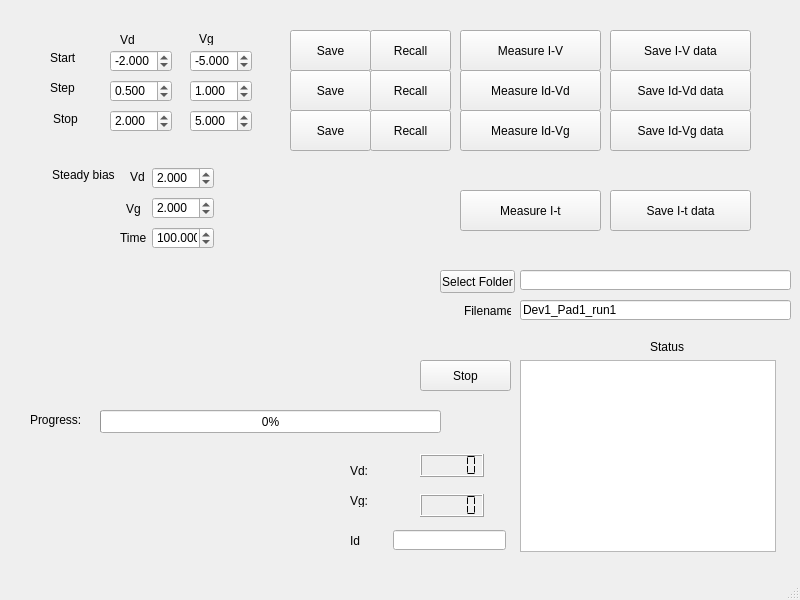
<?xml version="1.0" encoding="UTF-8"?>
<ui version="4.0">
 <class>MainWindow</class>
 <widget class="QMainWindow" name="MainWindow">
  <property name="geometry">
   <rect>
    <x>0</x>
    <y>0</y>
    <width>800</width>
    <height>600</height>
   </rect>
  </property>
  <property name="windowTitle">
   <string>FET Measurement v3</string>
  </property>
  <widget class="QWidget" name="centralwidget">
   <widget class="QPushButton" name="pushButton_iv">
    <property name="geometry">
     <rect>
      <x>460</x>
      <y>30</y>
      <width>141</width>
      <height>41</height>
     </rect>
    </property>
    <property name="text">
     <string>Measure I-V</string>
    </property>
   </widget>
   <widget class="QLabel" name="label">
    <property name="geometry">
     <rect>
      <x>120</x>
      <y>30</y>
      <width>46</width>
      <height>20</height>
     </rect>
    </property>
    <property name="text">
     <string>Vd</string>
    </property>
   </widget>
   <widget class="QLabel" name="label_5">
    <property name="geometry">
     <rect>
      <x>199</x>
      <y>32</y>
      <width>46</width>
      <height>13</height>
     </rect>
    </property>
    <property name="text">
     <string>Vg</string>
    </property>
   </widget>
   <widget class="QLabel" name="label_6">
    <property name="geometry">
     <rect>
      <x>50</x>
      <y>50</y>
      <width>31</width>
      <height>16</height>
     </rect>
    </property>
    <property name="text">
     <string>Start</string>
    </property>
   </widget>
   <widget class="QLabel" name="label_7">
    <property name="geometry">
     <rect>
      <x>50</x>
      <y>80</y>
      <width>31</width>
      <height>16</height>
     </rect>
    </property>
    <property name="text">
     <string>Step</string>
    </property>
   </widget>
   <widget class="QLabel" name="label_8">
    <property name="geometry">
     <rect>
      <x>53</x>
      <y>111</y>
      <width>31</width>
      <height>16</height>
     </rect>
    </property>
    <property name="text">
     <string>Stop</string>
    </property>
   </widget>
   <widget class="QProgressBar" name="progressBar">
    <property name="geometry">
     <rect>
      <x>100</x>
      <y>410</y>
      <width>341</width>
      <height>23</height>
     </rect>
    </property>
    <property name="value">
     <number>0</number>
    </property>
   </widget>
   <widget class="QLabel" name="label_progress">
    <property name="geometry">
     <rect>
      <x>30</x>
      <y>410</y>
      <width>61</width>
      <height>20</height>
     </rect>
    </property>
    <property name="text">
     <string>Progress:</string>
    </property>
   </widget>
   <widget class="QDoubleSpinBox" name="doubleSpinBox_vd_start">
    <property name="geometry">
     <rect>
      <x>110</x>
      <y>50</y>
      <width>62</width>
      <height>22</height>
     </rect>
    </property>
    <property name="decimals">
     <number>3</number>
    </property>
    <property name="minimum">
     <double>-50.000000000000000</double>
    </property>
    <property name="maximum">
     <double>50.000000000000000</double>
    </property>
    <property name="singleStep">
     <double>0.001000000000000</double>
    </property>
    <property name="value">
     <double>-2.000000000000000</double>
    </property>
   </widget>
   <widget class="QDoubleSpinBox" name="doubleSpinBox_vd_step">
    <property name="geometry">
     <rect>
      <x>110</x>
      <y>80</y>
      <width>62</width>
      <height>22</height>
     </rect>
    </property>
    <property name="decimals">
     <number>3</number>
    </property>
    <property name="minimum">
     <double>-10.000000000000000</double>
    </property>
    <property name="maximum">
     <double>10.000000000000000</double>
    </property>
    <property name="singleStep">
     <double>0.001000000000000</double>
    </property>
    <property name="value">
     <double>0.500000000000000</double>
    </property>
   </widget>
   <widget class="QDoubleSpinBox" name="doubleSpinBox_vd_stop">
    <property name="geometry">
     <rect>
      <x>110</x>
      <y>110</y>
      <width>62</width>
      <height>22</height>
     </rect>
    </property>
    <property name="decimals">
     <number>3</number>
    </property>
    <property name="minimum">
     <double>-50.000000000000000</double>
    </property>
    <property name="maximum">
     <double>50.000000000000000</double>
    </property>
    <property name="singleStep">
     <double>0.001000000000000</double>
    </property>
    <property name="value">
     <double>2.000000000000000</double>
    </property>
   </widget>
   <widget class="QDoubleSpinBox" name="doubleSpinBox_vg_start">
    <property name="geometry">
     <rect>
      <x>190</x>
      <y>50</y>
      <width>62</width>
      <height>22</height>
     </rect>
    </property>
    <property name="decimals">
     <number>3</number>
    </property>
    <property name="minimum">
     <double>-50.000000000000000</double>
    </property>
    <property name="maximum">
     <double>50.000000000000000</double>
    </property>
    <property name="singleStep">
     <double>0.001000000000000</double>
    </property>
    <property name="value">
     <double>-5.000000000000000</double>
    </property>
   </widget>
   <widget class="QDoubleSpinBox" name="doubleSpinBox_vg_step">
    <property name="geometry">
     <rect>
      <x>190</x>
      <y>80</y>
      <width>62</width>
      <height>22</height>
     </rect>
    </property>
    <property name="decimals">
     <number>3</number>
    </property>
    <property name="minimum">
     <double>-50.000000000000000</double>
    </property>
    <property name="maximum">
     <double>50.000000000000000</double>
    </property>
    <property name="singleStep">
     <double>0.001000000000000</double>
    </property>
    <property name="value">
     <double>1.000000000000000</double>
    </property>
   </widget>
   <widget class="QDoubleSpinBox" name="doubleSpinBox_vg_stop">
    <property name="geometry">
     <rect>
      <x>190</x>
      <y>110</y>
      <width>62</width>
      <height>22</height>
     </rect>
    </property>
    <property name="decimals">
     <number>3</number>
    </property>
    <property name="minimum">
     <double>-50.000000000000000</double>
    </property>
    <property name="maximum">
     <double>50.000000000000000</double>
    </property>
    <property name="singleStep">
     <double>0.001000000000000</double>
    </property>
    <property name="value">
     <double>5.000000000000000</double>
    </property>
   </widget>
   <widget class="QPushButton" name="pushButton_idvd">
    <property name="geometry">
     <rect>
      <x>460</x>
      <y>70</y>
      <width>141</width>
      <height>41</height>
     </rect>
    </property>
    <property name="text">
     <string>Measure Id-Vd</string>
    </property>
   </widget>
   <widget class="QPushButton" name="pushButton_idvg">
    <property name="geometry">
     <rect>
      <x>460</x>
      <y>110</y>
      <width>141</width>
      <height>41</height>
     </rect>
    </property>
    <property name="text">
     <string>Measure Id-Vg</string>
    </property>
   </widget>
   <widget class="QPushButton" name="pushButton_stop">
    <property name="geometry">
     <rect>
      <x>420</x>
      <y>360</y>
      <width>91</width>
      <height>31</height>
     </rect>
    </property>
    <property name="text">
     <string>Stop</string>
    </property>
   </widget>
   <widget class="QTextBrowser" name="textBrowser">
    <property name="geometry">
     <rect>
      <x>520</x>
      <y>360</y>
      <width>256</width>
      <height>192</height>
     </rect>
    </property>
    <property name="readOnly">
     <bool>true</bool>
    </property>
   </widget>
   <widget class="QLabel" name="label_2">
    <property name="geometry">
     <rect>
      <x>650</x>
      <y>340</y>
      <width>47</width>
      <height>13</height>
     </rect>
    </property>
    <property name="text">
     <string>Status</string>
    </property>
   </widget>
   <widget class="QLabel" name="label_3">
    <property name="geometry">
     <rect>
      <x>350</x>
      <y>464</y>
      <width>47</width>
      <height>13</height>
     </rect>
    </property>
    <property name="text">
     <string>Vd:</string>
    </property>
   </widget>
   <widget class="QLabel" name="label_4">
    <property name="geometry">
     <rect>
      <x>350</x>
      <y>494</y>
      <width>47</width>
      <height>13</height>
     </rect>
    </property>
    <property name="text">
     <string>Vg:</string>
    </property>
   </widget>
   <widget class="QLCDNumber" name="lcdNumber_vd">
    <property name="geometry">
     <rect>
      <x>420</x>
      <y>454</y>
      <width>64</width>
      <height>23</height>
     </rect>
    </property>
    <property name="smallDecimalPoint">
     <bool>false</bool>
    </property>
    <property name="segmentStyle">
     <enum>QLCDNumber::Flat</enum>
    </property>
   </widget>
   <widget class="QLCDNumber" name="lcdNumber_vg">
    <property name="geometry">
     <rect>
      <x>420</x>
      <y>494</y>
      <width>64</width>
      <height>23</height>
     </rect>
    </property>
    <property name="segmentStyle">
     <enum>QLCDNumber::Flat</enum>
    </property>
   </widget>
   <widget class="QLabel" name="label_9">
    <property name="geometry">
     <rect>
      <x>350</x>
      <y>534</y>
      <width>47</width>
      <height>13</height>
     </rect>
    </property>
    <property name="text">
     <string>Id</string>
    </property>
   </widget>
   <widget class="QLineEdit" name="lineEdit">
    <property name="geometry">
     <rect>
      <x>393</x>
      <y>530</y>
      <width>113</width>
      <height>20</height>
     </rect>
    </property>
    <property name="readOnly">
     <bool>true</bool>
    </property>
   </widget>
   <widget class="QLabel" name="label_10">
    <property name="geometry">
     <rect>
      <x>52</x>
      <y>167</y>
      <width>71</width>
      <height>16</height>
     </rect>
    </property>
    <property name="text">
     <string>Steady bias</string>
    </property>
   </widget>
   <widget class="QDoubleSpinBox" name="doubleSpinBox_vd_steady">
    <property name="geometry">
     <rect>
      <x>152</x>
      <y>167</y>
      <width>62</width>
      <height>22</height>
     </rect>
    </property>
    <property name="decimals">
     <number>3</number>
    </property>
    <property name="minimum">
     <double>-50.000000000000000</double>
    </property>
    <property name="maximum">
     <double>50.000000000000000</double>
    </property>
    <property name="singleStep">
     <double>0.001000000000000</double>
    </property>
    <property name="value">
     <double>2.000000000000000</double>
    </property>
   </widget>
   <widget class="QDoubleSpinBox" name="doubleSpinBox_vg_steady">
    <property name="geometry">
     <rect>
      <x>152</x>
      <y>197</y>
      <width>62</width>
      <height>22</height>
     </rect>
    </property>
    <property name="decimals">
     <number>3</number>
    </property>
    <property name="minimum">
     <double>-50.000000000000000</double>
    </property>
    <property name="maximum">
     <double>50.000000000000000</double>
    </property>
    <property name="singleStep">
     <double>0.001000000000000</double>
    </property>
    <property name="value">
     <double>2.000000000000000</double>
    </property>
   </widget>
   <widget class="QLabel" name="label_11">
    <property name="geometry">
     <rect>
      <x>130</x>
      <y>167</y>
      <width>21</width>
      <height>20</height>
     </rect>
    </property>
    <property name="text">
     <string>Vd</string>
    </property>
   </widget>
   <widget class="QLabel" name="label_12">
    <property name="geometry">
     <rect>
      <x>126</x>
      <y>201</y>
      <width>21</width>
      <height>16</height>
     </rect>
    </property>
    <property name="text">
     <string>Vg</string>
    </property>
   </widget>
   <widget class="QDoubleSpinBox" name="doubleSpinBox_time_steady">
    <property name="geometry">
     <rect>
      <x>152</x>
      <y>227</y>
      <width>62</width>
      <height>22</height>
     </rect>
    </property>
    <property name="decimals">
     <number>3</number>
    </property>
    <property name="minimum">
     <double>0.000000000000000</double>
    </property>
    <property name="maximum">
     <double>2000.000000000000000</double>
    </property>
    <property name="singleStep">
     <double>0.500000000000000</double>
    </property>
    <property name="value">
     <double>100.000000000000000</double>
    </property>
   </widget>
   <widget class="QLabel" name="label_13">
    <property name="geometry">
     <rect>
      <x>120</x>
      <y>230</y>
      <width>31</width>
      <height>16</height>
     </rect>
    </property>
    <property name="text">
     <string>Time</string>
    </property>
   </widget>
   <widget class="QPushButton" name="pushButton_it">
    <property name="geometry">
     <rect>
      <x>460</x>
      <y>190</y>
      <width>141</width>
      <height>41</height>
     </rect>
    </property>
    <property name="text">
     <string>Measure I-t</string>
    </property>
   </widget>
   <widget class="QLineEdit" name="lineEdit_folder">
    <property name="geometry">
     <rect>
      <x>520</x>
      <y>270</y>
      <width>271</width>
      <height>20</height>
     </rect>
    </property>
   </widget>
   <widget class="QLineEdit" name="lineEdit_filename">
    <property name="geometry">
     <rect>
      <x>520</x>
      <y>300</y>
      <width>271</width>
      <height>20</height>
     </rect>
    </property>
    <property name="text">
     <string>Dev1_Pad1_run1</string>
    </property>
   </widget>
   <widget class="QLabel" name="label_14">
    <property name="geometry">
     <rect>
      <x>464</x>
      <y>304</y>
      <width>47</width>
      <height>13</height>
     </rect>
    </property>
    <property name="text">
     <string>Filename:</string>
    </property>
   </widget>
   <widget class="QPushButton" name="pushButton_folder">
    <property name="geometry">
     <rect>
      <x>440</x>
      <y>270</y>
      <width>75</width>
      <height>23</height>
     </rect>
    </property>
    <property name="text">
     <string>Select Folder</string>
    </property>
   </widget>
   <widget class="QPushButton" name="pushButton_iv_save">
    <property name="geometry">
     <rect>
      <x>610</x>
      <y>30</y>
      <width>141</width>
      <height>41</height>
     </rect>
    </property>
    <property name="text">
     <string>Save I-V data</string>
    </property>
   </widget>
   <widget class="QPushButton" name="pushButton_idvd_save">
    <property name="geometry">
     <rect>
      <x>610</x>
      <y>70</y>
      <width>141</width>
      <height>41</height>
     </rect>
    </property>
    <property name="text">
     <string>Save Id-Vd data</string>
    </property>
   </widget>
   <widget class="QPushButton" name="pushButton_idvg_save">
    <property name="geometry">
     <rect>
      <x>610</x>
      <y>110</y>
      <width>141</width>
      <height>41</height>
     </rect>
    </property>
    <property name="text">
     <string>Save Id-Vg data</string>
    </property>
   </widget>
   <widget class="QPushButton" name="pushButton_it_save">
    <property name="geometry">
     <rect>
      <x>610</x>
      <y>190</y>
      <width>141</width>
      <height>41</height>
     </rect>
    </property>
    <property name="text">
     <string>Save I-t data</string>
    </property>
   </widget>
   <widget class="QLabel" name="label_15">
    <property name="geometry">
     <rect>
      <x>30</x>
      <y>330</y>
      <width>381</width>
      <height>31</height>
     </rect>
    </property>
    <property name="font">
     <font>
      <pointsize>12</pointsize>
      <weight>75</weight>
      <bold>true</bold>
     </font>
    </property>
    <property name="text">
     <string></string>
    </property>
   </widget>
   <widget class="QPushButton" name="pushButton_iv_recall_config">
    <property name="geometry">
     <rect>
      <x>370</x>
      <y>30</y>
      <width>81</width>
      <height>41</height>
     </rect>
    </property>
    <property name="text">
     <string>Recall</string>
    </property>
   </widget>
   <widget class="QPushButton" name="pushButton_iv_save_config">
    <property name="geometry">
     <rect>
      <x>290</x>
      <y>30</y>
      <width>81</width>
      <height>41</height>
     </rect>
    </property>
    <property name="text">
     <string>Save</string>
    </property>
   </widget>
   <widget class="QPushButton" name="pushButton_idvd_save_config">
    <property name="geometry">
     <rect>
      <x>290</x>
      <y>70</y>
      <width>81</width>
      <height>41</height>
     </rect>
    </property>
    <property name="text">
     <string>Save</string>
    </property>
   </widget>
   <widget class="QPushButton" name="pushButton_idvd_recall_config">
    <property name="geometry">
     <rect>
      <x>370</x>
      <y>70</y>
      <width>81</width>
      <height>41</height>
     </rect>
    </property>
    <property name="text">
     <string>Recall</string>
    </property>
   </widget>
   <widget class="QPushButton" name="pushButton_idvg_save_config">
    <property name="geometry">
     <rect>
      <x>290</x>
      <y>110</y>
      <width>81</width>
      <height>41</height>
     </rect>
    </property>
    <property name="text">
     <string>Save</string>
    </property>
   </widget>
   <widget class="QPushButton" name="pushButton_idvg_recall_config">
    <property name="geometry">
     <rect>
      <x>370</x>
      <y>110</y>
      <width>81</width>
      <height>41</height>
     </rect>
    </property>
    <property name="text">
     <string>Recall</string>
    </property>
   </widget>
  </widget>
  <widget class="QMenuBar" name="menubar">
   <property name="geometry">
    <rect>
     <x>0</x>
     <y>0</y>
     <width>800</width>
     <height>21</height>
    </rect>
   </property>
  </widget>
  <widget class="QStatusBar" name="statusbar"/>
 </widget>
 <resources/>
 <connections/>
</ui>
